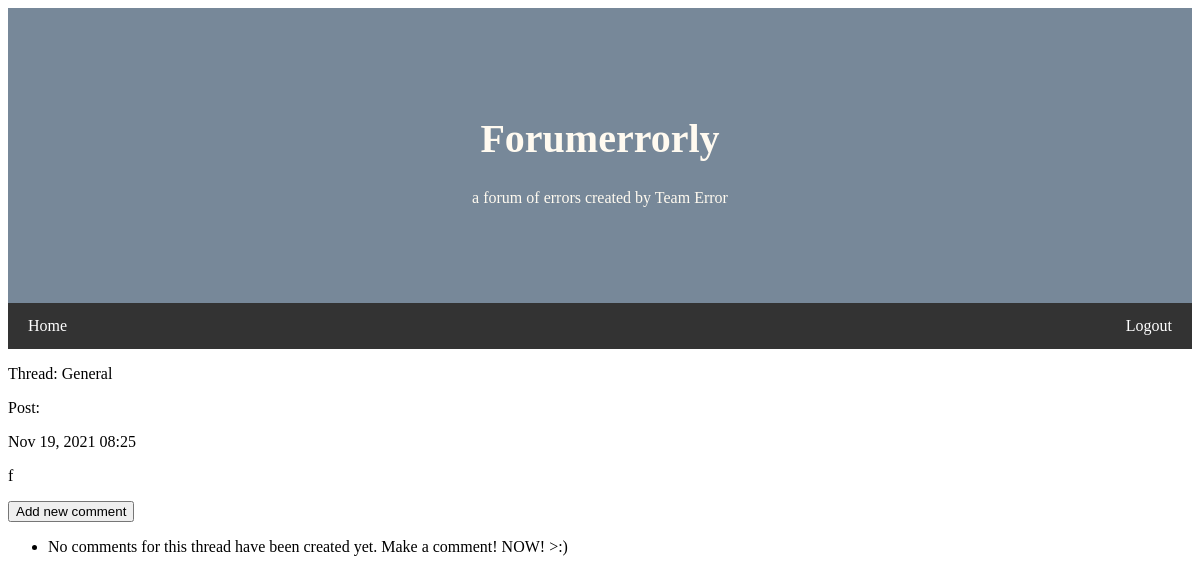
Page /thread/6/ on the committed database.
### fe_app/models.py (models this page shows, shortened)
class Post(models.Model):
    thread = models.ForeignKey(Thread, on_delete=models.CASCADE)  # connects post to thread, deletes entire thread
    text = models.TextField()   # no char limit for posts
    date_added = models.DateTimeField(auto_now_add=True)    # shows timestamp for post
    """ May not need this!
    class Meta:
        # Extra information for managing Post model.
    """

class Thread(models.Model):
    text = models.CharField(max_length=200)                 # can add more fields here later! check Django Model Field Ref
    date_added = models.DateTimeField(auto_now_add=True)
    def __str__(self):
        return self.text

### fe_app/views.py (the view)
# urls.py: path('thread/<int:post_id>/', views.post, name='post'),  # page for a single post   ???
def post(request, post_id):
    post = Post.objects.get(id=post_id)
    comments = post.comment_set.order_by('date_added')
    context = {'post': post, 'comments': comments}
    return render(request, 'fe_app/post.html', context)

### fe_app/templates/fe_app/post.html (shortened to what this page needs)
{% extends "fe_app/base.html" %}
{% block content %}
<!DOCTYPE html>
<html>
<head>
    <p>Thread: {{ post.thread }}</p>
    <p>Post:</p>
    <p>{{ post.date_added|date:'M d, Y H:i' }}</p>
    <p>{{ post.text|linebreaks }}</p>
    <p>
        <button><a href="{% url 'fe_app:new_comment' post.id %}">Add new comment</a></button>
    </p>
    <ul>
    {% for comment in comments %}
        <li>
            <p>{{ comment.date_added|date:'M d, Y H:i' }}</p>
            <p>{{ comment.text|linebreaks }}</p>
        </li>
    {% empty %}
        <li>No comments for this thread have been created yet. Make a comment! NOW! >:)</li>
    {% endfor %}
    </ul>
</head>
</html>
{% endblock content %}

### fe_app/templates/fe_app/base.html (style rules this page uses)
body { font-family: Corsiva; }

### fe_app/templates/fe_app/post.html (style rules this page uses)
a { text-decoration: none; color : inherit }

### rows in the picture
Post: thread "General", date_added "Nov 19, 2021 08:25", text "f"
